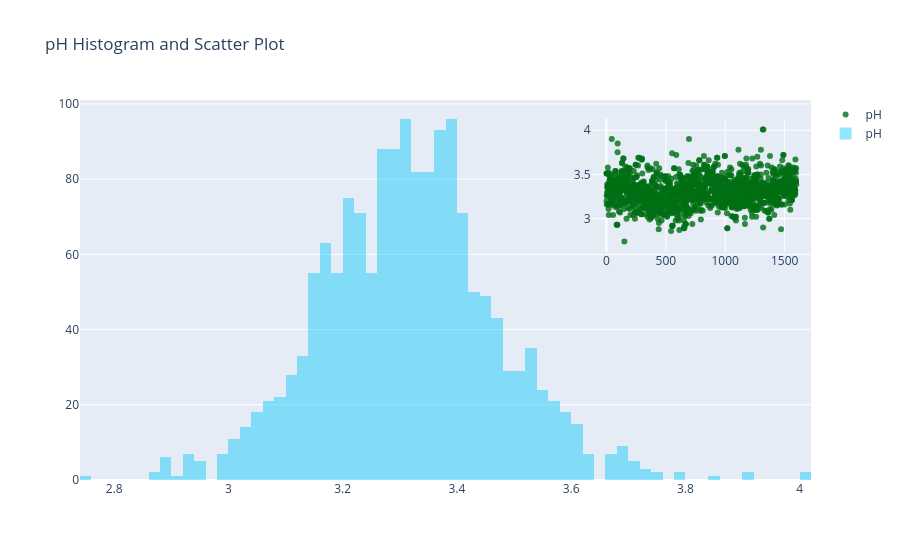

Notebook cell for this chart:
### Markdown cell above
# Inset Plots (Plotly)

### Code cell
# trace1 is line plot
# go: graph object
trace1 = go.Scatter(
    x=df.index,
    y=df.pH,
    mode = "markers",
    xaxis='x2',
    yaxis='y2',
    name = "pH",
    marker = dict(color = 'rgba(0, 112, 20, 0.8)'),
)

# trace2 is histogram
trace2 = go.Histogram(
    x=df.pH,
    opacity=0.75,
    name = "pH",
    marker=dict(color='rgba(10, 200, 250, 0.6)'))

# add trace1 and trace2
data1 = [trace1, trace2]
layout = go.Layout(
    xaxis2=dict(
        domain=[0.7, 1],
        anchor='y2',        
    ),
    yaxis2=dict(
        domain=[0.6, 0.95],
        anchor='x2',
    ),
    title = ' pH Histogram and Scatter Plot'
)
fig = go.Figure(data=data1, layout=layout)
iplot(fig)

### Figure 1 — Plotly figure (JSON) as saved in the notebook; plotly's stock layout.template omitted (floating-point values rounded to 4 significant figures; data arrays with more than 128 entries replaced by an {"elided": "..."} marker saying what was removed)
{"data": [{"marker": {"color": "rgba(0, 112, 20, 0.8)"}, "mode": "markers", "name": "pH", "type": "scatter", "x": {"elided": "1599 int values"}, "xaxis": "x2", "y": {"elided": "1599 float values"}, "yaxis": "y2"}, {"marker": {"color": "rgba(10, 200, 250, 0.6)"}, "name": "pH", "opacity": 0.75, "type": "histogram", "x": {"elided": "1599 float values"}}], "layout": {"autosize": true, "title": {"text": " pH Histogram and Scatter Plot"}, "xaxis": {"autorange": true, "range": [2.74, 4.02], "type": "linear"}, "xaxis2": {"anchor": "y2", "autorange": true, "domain": [0.7, 1], "range": [-116.1, 1714.0], "type": "linear"}, "yaxis": {"autorange": true, "range": [0, 101.1]}, "yaxis2": {"anchor": "x2", "autorange": true, "domain": [0.6, 0.95], "range": [2.562, 4.188], "type": "linear"}}}
